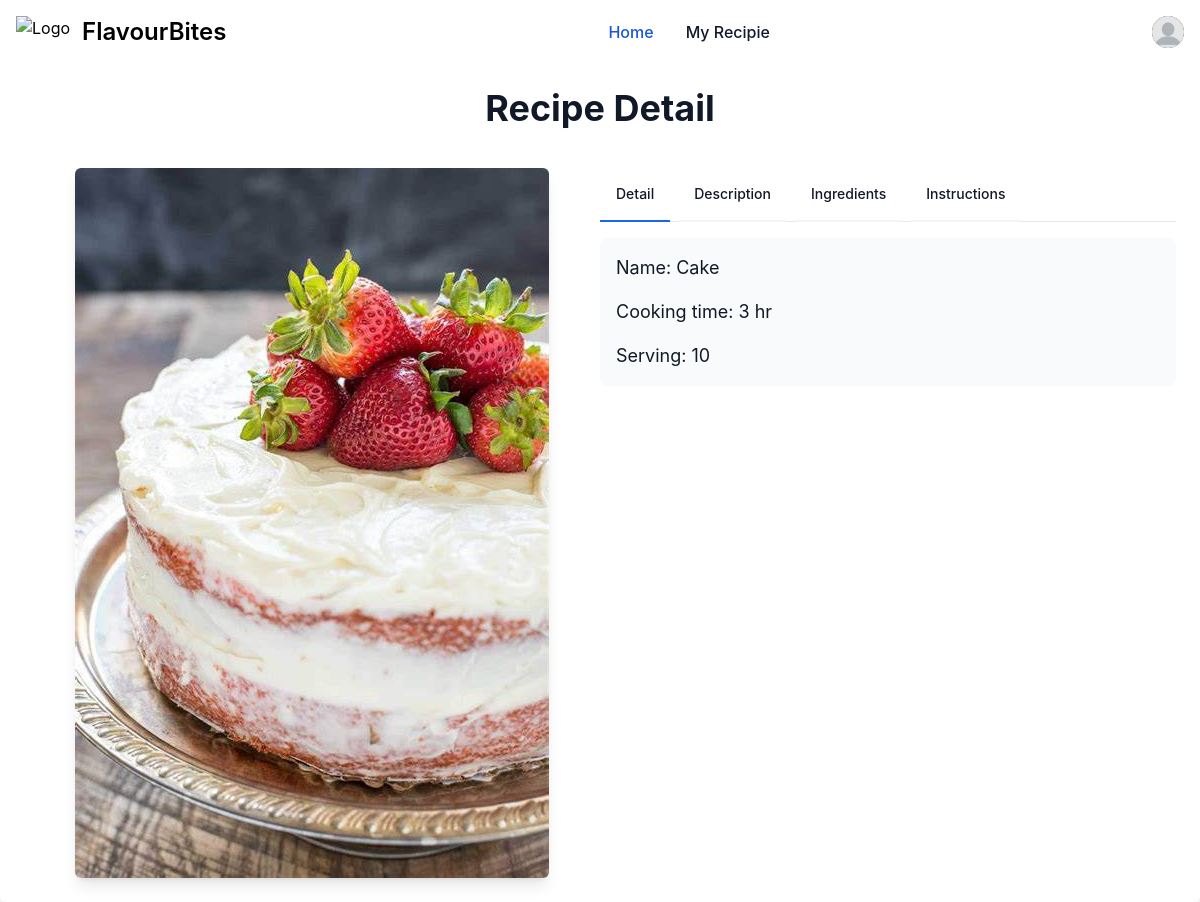
The app's page /recipe/recipe_detail/1 (signed in) with its own data.
### user_profile/models.py (models this page shows, shortened)
class Profile(models.Model):
    MALE='M'
    FEMALE='F'
    OTHERS='O'
    GENDER_choices=[
        (MALE,'Male'),
        (FEMALE,'Female'),
        (OTHERS,'Others'),
    ]
    user=models.OneToOneField(User,on_delete=models.CASCADE)
    image=models.ImageField(upload_to='profile_images',default='default_profile_image.jpg')
    gender=models.CharField(max_length=20,choices=GENDER_choices,default=OTHERS)

### recipe/models.py (models this page shows, shortened)
class Recipe(models.Model):
    category = models.ForeignKey(Category,on_delete=models.CASCADE,related_name='category')
    created_by = models.ForeignKey(User,on_delete=models.CASCADE,related_name='created_by')
    name = models.CharField(max_length=100)
    image = models.ImageField(upload_to='receipe_image',default='default_recipe_image.svg',blank=True,null=True)
    description=models.TextField()
    cook_time = models.CharField(max_length=100)
    serving = models.CharField(max_length=100)
    created_at = models.DateTimeField(auto_now_add=True)
    updated_at =models.DateTimeField(auto_now=True)

### recipe/views.py (the view)
# urls.py: path('recipe_detail/<int:recipe_primary_key>',views.recipe_detail,name="recipe_detail"),
@login_required
def recipe_detail(request,recipe_primary_key):
    recipe = get_object_or_404(Recipe,pk=recipe_primary_key)
    ingredients = Ingredient.objects.filter(recipe_id=recipe_primary_key)
    instructions = Instruction.objects.filter(recipe_id=recipe_primary_key)
    return render(request,'recipe/recipe_detail.html',{
        'title':'Recipe Detail',
        'recipe':recipe,
        'ingredients':ingredients,
        'instructions':instructions,
    })

### recipe/templates/recipe/recipe_detail.html (shortened to what this page needs)
{% extends 'core/base.html' %}
{% load static %}
{% block content %}
<div class="max-w-screen-xl mx-auto p-6 md:px-10 md:py-10 rounded-md bg-white shadow-lg dark:bg-gray-800">
    <h1 class="mb-10 text-4xl font-bold text-center text-gray-900 dark:text-white">Recipe Detail</h1>
    <div class="grid md:grid-cols-2 gap-10">
        <div class="md:col-span-1 flex justify-center">
            <img src="{{ recipe.image.url }}" alt="Recipe Image" class="rounded-md shadow-lg">
        </div>
        <div class="md:col-span-1">
            <div class="mb-4 border-b border-gray-200 dark:border-gray-700">
                <ul class="flex flex-wrap -mb-px text-sm font-medium text-center" id="default-tab" data-tabs-toggle="#default-tab-content" role="tablist">
                    <li class="mr-2" role="presentation">
                        <button class="inline-block p-4 border-b-2 rounded-t-lg text-gray-900 dark:text-white hover:border-gray-300 dark:hover:border-gray-600" id="detail-tab" data-tabs-target="#detail" type="button" role="tab" aria-controls="detail" aria-selected="true">Detail</button>
                    </li>
                    <li class="mr-2" role="presentation">
                        <button class="inline-block p-4 border-b-2 rounded-t-lg text-gray-900 dark:text-white hover:border-gray-300 dark:hover:border-gray-600" id="description-tab" data-tabs-target="#description" type="button" role="tab" aria-controls="description" aria-selected="false">Description</button>
                    </li>
                    <li class="mr-2" role="presentation">
                        <button class="inline-block p-4 border-b-2 rounded-t-lg text-gray-900 dark:text-white hover:border-gray-300 dark:hover:border-gray-600" id="ingredients-tab" data-tabs-target="#ingredients" type="button" role="tab" aria-controls="ingredients" aria-selected="false">Ingredients</button>
                    </li>
                    <li role="presentation">
                        <button class="inline-block p-4 border-b-2 rounded-t-lg text-gray-900 dark:text-white hover:border-gray-300 dark:hover:border-gray-600" id="instructions-tab" data-tabs-target="#instructions" type="button" role="tab" aria-controls="instructions" aria-selected="false">Instructions</button>
                    </li>
                </ul>
            </div>
            <div id="default-tab-content">
                <div class="p-4 rounded-lg bg-gray-50 dark:bg-gray-800" id="detail" role="tabpanel" aria-labelledby="detail-tab">
                    <div class="flex flex-col space-y-4">
                        <h1 class="text-lg font-normal text-gray-900 dark:text-white">Name: {{ recipe.name }}</h1>
                        <h1 class="text-lg font-normal text-gray-900 dark:text-white">Cooking time: {{ recipe.cook_time }}</h1>
                        <h1 class="text-lg font-normal text-gray-900 dark:text-white">Serving: {{ recipe.serving }}</h1>
                    </div>
                </div>
            </div>
        </div>
    </div>
</div>
{% endblock %}

### core/templates/core/base.html (shortened to what this page needs)
<!DOCTYPE html>
<html lang="en">
<head>
    <link href="https://cdnjs.cloudflare.com/ajax/libs/flowbite/2.3.0/flowbite.min.css"  rel="stylesheet" />
</head>
<body>
    {% if request.user.is_authenticated %}
        <nav class="bg-white border-gray-200 dark:bg-gray-900">
            <div class="max-w-screen-xl flex flex-wrap items-center justify-between mx-auto p-4">
            <a href="" class="flex items-center space-x-3 rtl:space-x-reverse">
                <img src="https://flowbite.com/docs/images/logo.svg" class="h-8" alt="Logo" />
                <span class="self-center text-2xl font-semibold whitespace-nowrap dark:text-white">FlavourBites</span>
            </a>
            <div class="flex items-center md:order-2 space-x-3 md:space-x-0 rtl:space-x-reverse">
                <button type="button" class="flex text-sm bg-gray-800 rounded-full md:me-0 focus:ring-4 focus:ring-gray-300 dark:focus:ring-gray-600" id="user-menu-button" aria-expanded="false" data-dropdown-toggle="user-dropdown" data-dropdown-placement="bottom">
                <img class="w-8 h-8 rounded-full" src="{{ request.user.profile.image.url}}" alt="{{request.user.first_name}}{{request.user.last_name}}photo">
                </button>
            </div>
            <div class="items-center justify-between hidden w-full md:flex md:w-auto md:order-1" id="navbar-user">
            <ul class="flex flex-col font-medium p-4 md:p-0 mt-4 border border-gray-100 rounded-lg bg-gray-50 md:space-x-8 rtl:space-x-reverse md:flex-row md:mt-0 md:border-0 md:bg-white dark:bg-gray-800 md:dark:bg-gray-900 dark:border-gray-700">
                <li>
                <a href="{% url 'recipe:view_recipes' %}" class="block py-2 px-3 text-white bg-blue-700 rounded md:bg-transparent md:text-blue-700 md:p-0 md:dark:text-blue-500" aria-current="page">Home</a>
                </li>
                <li>
                <a href="{% url 'recipe:view_user_recipes' %}" class="block py-2 px-3 text-gray-900 rounded hover:bg-gray-100 md:hover:bg-transparent md:hover:text-blue-700 md:p-0 dark:text-white md:dark:hover:text-blue-500 dark:hover:bg-gray-700 dark:hover:text-white md:dark:hover:bg-transparent dark:border-gray-700">My Recipie</a>
                </li>
            </ul>
            </div>
            </div>
        </nav>
    {% endif %}
    {% block content %}
    {% endblock %}
</body>
</html>

### records on screen
Recipe: image (picture), name "Cake", cook_time "3 hr", serving "10"
